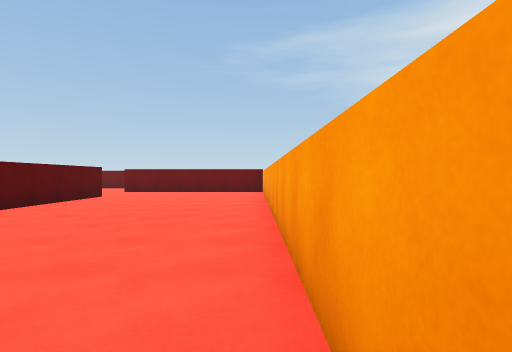
View 1 (above)

24 first-person views from a walk through a 3-D level made in the Unity game engine. The camera is 1.4 m above the floor, looks level and sees 80° across. The floor is counted in squares, 2 m on a side. Each view is taken from the middle of a square. On the plan, view 1 faces up. The plan holds only what a view shows up to about 10 squares ahead; the rest is blank. The place goes on beyond the plan.

View 2
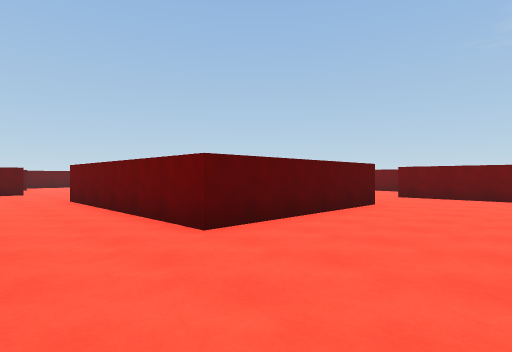

View 3
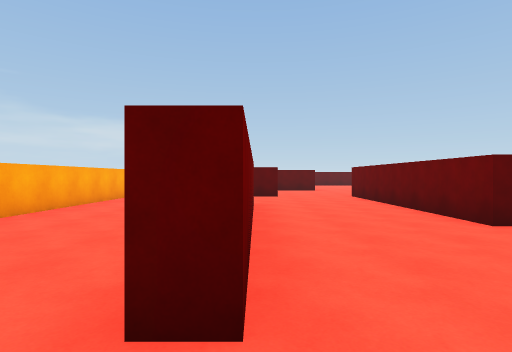

View 4
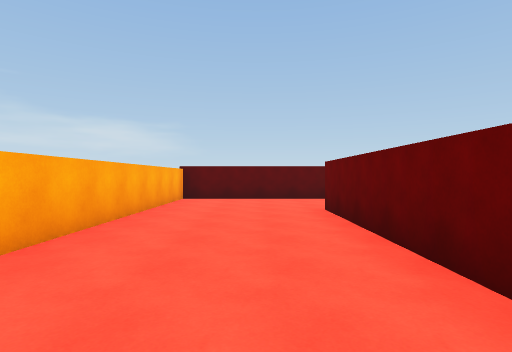

View 5
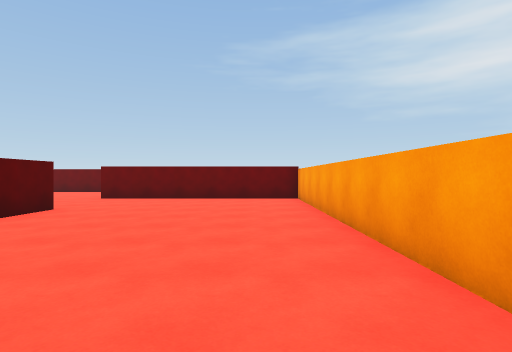

View 6
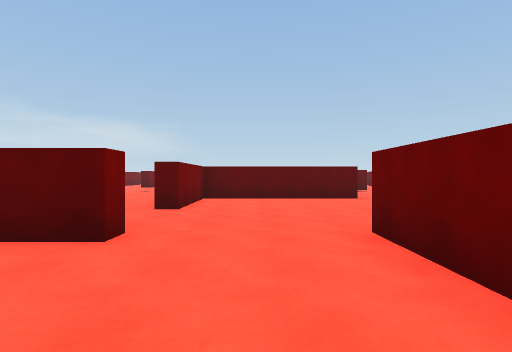

View 7
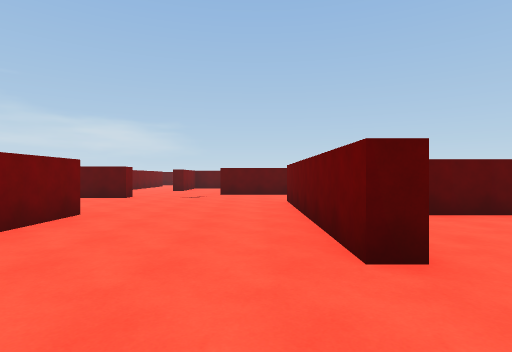

View 8
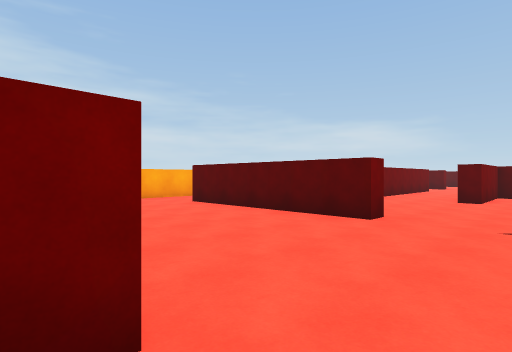

View 9
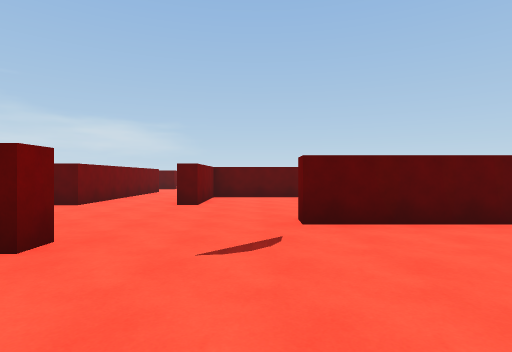

View 10
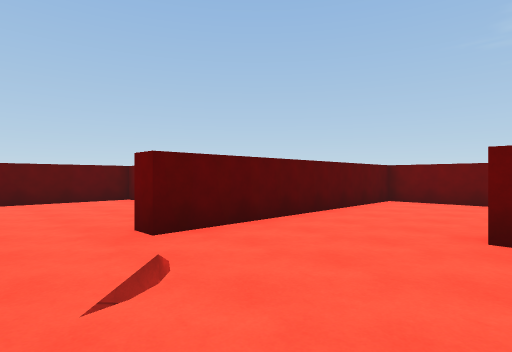

View 11
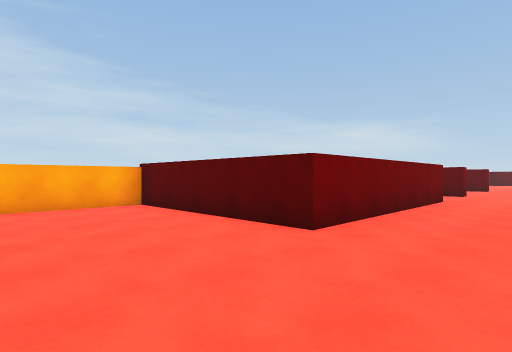

View 12
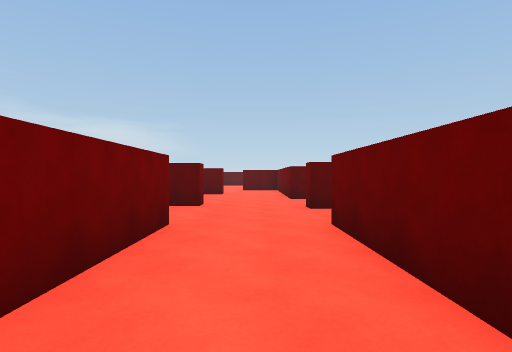

View 13
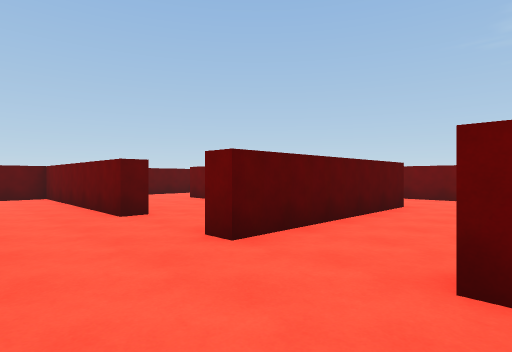

View 14
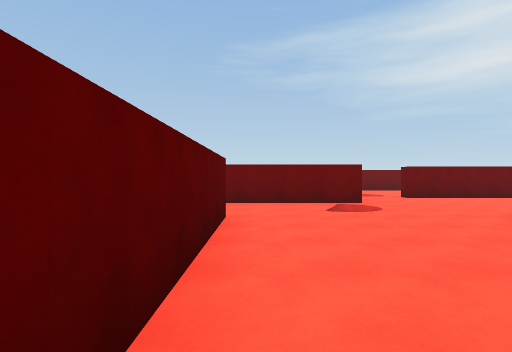

View 15
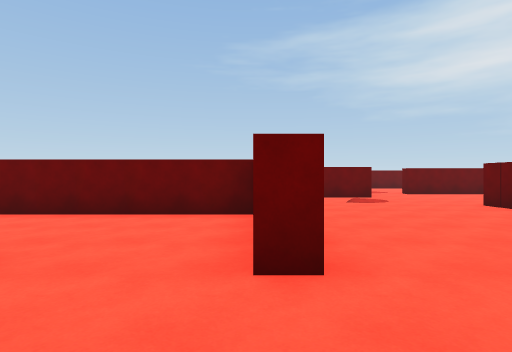

View 16
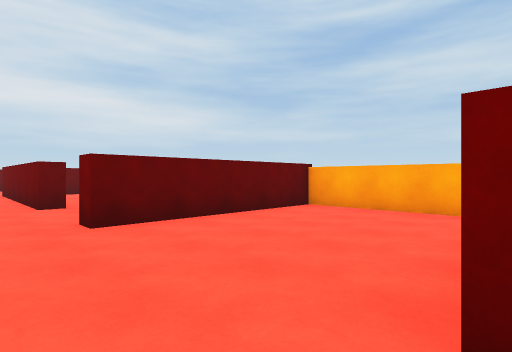

View 17
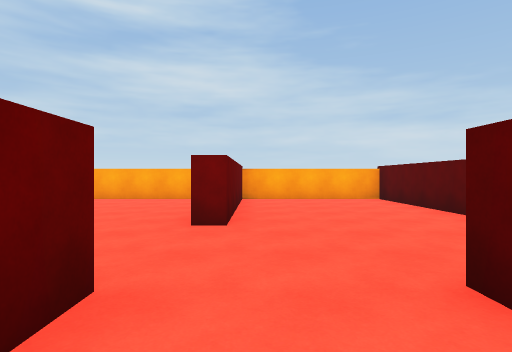

View 18
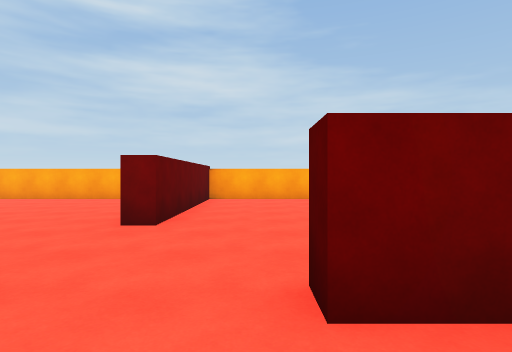

View 19
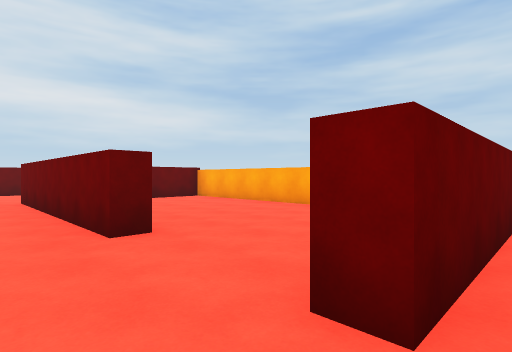

View 20
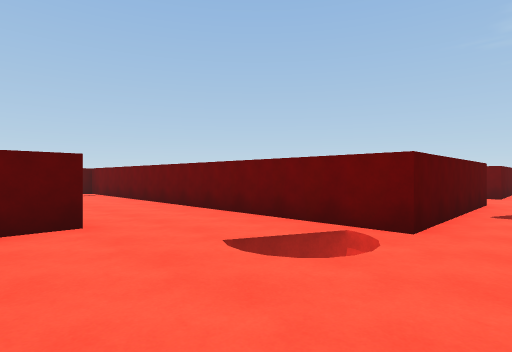

View 21
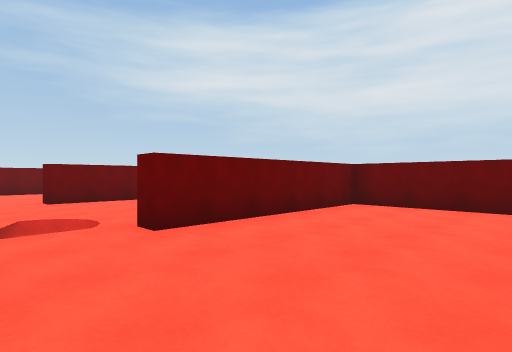

View 22
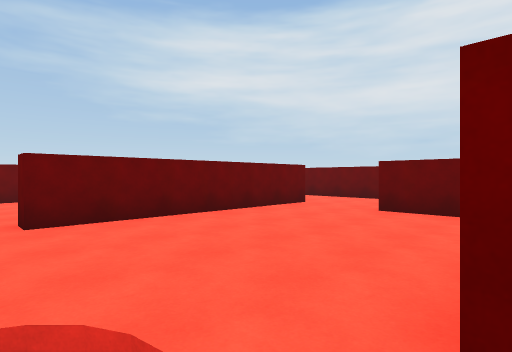

View 23
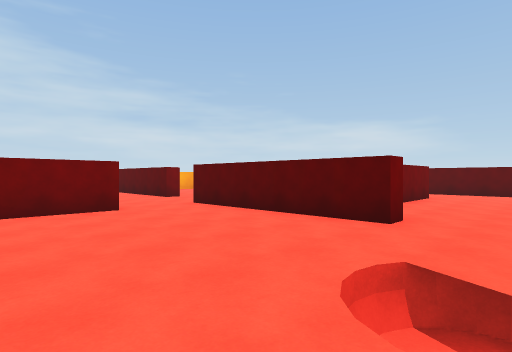

View 24
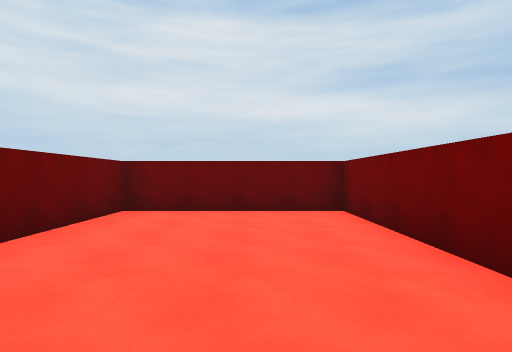

### Floor plan
Ten units are one square. View 1 is at (0, 0); x grows to the right and y downward. Boxes are objects, and circles mark ways between rooms. Rooms are numbered by the first view taken in them; rooms with no view inside come last. Other rooms are left out.
<svg viewBox="-360 -161 368 188">
<path fill="none" stroke="#000" d="M-106 -102 -84 -102 -84 -99 -146 -99M-116 -58 -97 -58M-57 -102 -52 -102M-52 -105 -52 -53 -116 -53M-114 -21 -114 22 -46 22M-70 -19 -23 -19 -23 -14M-114 -152 -114 -102 -107 -102M-162 -49 -157 -49 -157 2M-36 -14 -84 -14M-151 -147 -174 -147 -174 -77 -179 -77M3 -2 3 -134 -59 -134M-159 22 -151 22M-231 -99 -231 -56 -203 -56 -203 -50M-232 -51 -265 -51M-264 -27 -203 -27 -203 22 -176 22M-322 -56 -313 -56 -313 -51 -335 -51M-285 -66 -285 -51 -290 -51 -290 -59M-338 -16 -338 22 -296 22 -296 -27 -291 -27M-290 -86 -346 -86M-335 -51 -355 -51M-290 -102 -285 -102 -285 -66M-252 -129 -342 -129M-236 -94 -236 -103M-265 -56 -245 -56M-346 -91 -324 -91M-220 -102 -179 -102 -179 -147 -232 -147 -232 -153M-252 -156 -252 -129M-264 -21 -264 -27M-281 22 -221 22M-208 10 -208 5M-291 -27 -291 -19"/>
<circle cx="-275" cy="-35" r="3" fill="#2a7"/>
<circle cx="-275" cy="-20" r="3" fill="#2a7"/>
<circle cx="-340" cy="-35" r="3" fill="#2a7"/>
<circle cx="-275" cy="-55" r="3" fill="#2a7"/>
<circle cx="-350" cy="-90" r="3" fill="#2a7"/>
<circle cx="-245" cy="-115" r="3" fill="#2a7"/>
<text x="-90" y="-80">1</text>
<text x="-310" y="-40">2</text>
<text x="-350" y="-20">3</text>
<text x="-280" y="-100">4</text>
<text x="-220" y="-130">5</text>
<text x="-250" y="0">6</text>
</svg>
Room 1 opens to room 2. Room 1 opens to room 6. Room 2 opens to room 3. Room 2 opens to room 4. Room 4 opens to room 5.

Where each view was taken, in squares from view 1:
view 1: 0 up, 0 right, facing up
view 2: 3 up, 2 left, facing up-left
view 3: 2 up, 1 left, facing left
view 4: 0 up, 2 left, facing left
view 5: 4 up, 1 left, facing up
view 6: 12 up, 2 left, facing left
view 7: 9 up, 6 left, facing left
view 8: 7 up, 11 left, facing down-left
view 9: 7 up, 13 left, facing left
view 10: 6 up, 14 left, facing up-left
view 11: 5 up, 17 left, facing down-left
view 12: 4 up, 22 left, facing left
view 13: 3 up, 26 left, facing up-left
view 14: 5 up, 28 left, facing up
view 15: 3 up, 29 left, facing up
view 16: 4 up, 34 left, facing down-right
view 17: 7 up, 30 left, facing down
view 18: 7 up, 31 left, facing down
view 19: 4 up, 30 left, facing down-right
view 20: 9 up, 24 left, facing up-left
view 21: 11 up, 25 left, facing up-right
view 22: 15 up, 24 left, facing up-right
view 23: 12 up, 24 left, facing down-left
view 24: 12 up, 24 left, facing right
